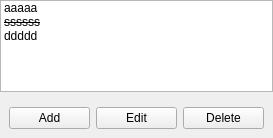
<?xml version="1.0" encoding="UTF-8"?>
<ui version="4.0">
 <class>Form</class>
 <widget class="QWidget" name="Form">
  <property name="geometry">
   <rect>
    <x>0</x>
    <y>0</y>
    <width>273</width>
    <height>138</height>
   </rect>
  </property>
  <property name="windowTitle">
   <string>Form</string>
  </property>
  <layout class="QVBoxLayout" name="verticalLayout">
   <property name="margin">
    <number>0</number>
   </property>
   <item>
    <widget class="QWidget" name="widget" native="true">
     <property name="sizePolicy">
      <sizepolicy hsizetype="Preferred" vsizetype="Expanding">
       <horstretch>0</horstretch>
       <verstretch>0</verstretch>
      </sizepolicy>
     </property>
     <layout class="QVBoxLayout" name="about_pages_container">
      <property name="margin">
       <number>0</number>
      </property>
      <item>
       <widget class="QListWidget" name="listWidget">
        <property name="dragDropMode">
         <enum>QAbstractItemView::InternalMove</enum>
        </property>
        <item>
         <property name="text">
          <string>aaaaa</string>
         </property>
         <property name="flags">
          <set>ItemIsSelectable|ItemIsUserCheckable|ItemIsEnabled</set>
         </property>
        </item>
        <item>
         <property name="text">
          <string>ssssss</string>
         </property>
         <property name="font">
          <font>
           <strikeout>true</strikeout>
          </font>
         </property>
        </item>
        <item>
         <property name="text">
          <string>ddddd</string>
         </property>
        </item>
       </widget>
      </item>
     </layout>
    </widget>
   </item>
   <item>
    <widget class="QWidget" name="widget_2" native="true">
     <property name="sizePolicy">
      <sizepolicy hsizetype="Preferred" vsizetype="Preferred">
       <horstretch>0</horstretch>
       <verstretch>0</verstretch>
      </sizepolicy>
     </property>
     <layout class="QHBoxLayout" name="horizontalLayout">
      <item>
       <widget class="QPushButton" name="pbAddPage">
        <property name="text">
         <string>Add</string>
        </property>
       </widget>
      </item>
      <item>
       <widget class="QPushButton" name="pbEditPage">
        <property name="text">
         <string>Edit</string>
        </property>
       </widget>
      </item>
      <item>
       <widget class="QPushButton" name="pbDeletePage">
        <property name="text">
         <string>Delete</string>
        </property>
       </widget>
      </item>
     </layout>
    </widget>
   </item>
  </layout>
 </widget>
 <resources/>
 <connections/>
</ui>
